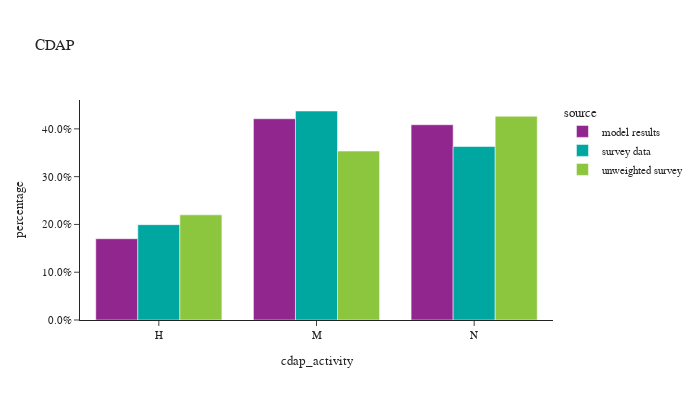

The notebook cell this image was saved under:
### Markdown cell above
- **Mandatory**: the person engages in travel to at least one out-of-home mandatory activity - work, university, or school. The mandatory pattern may also include non-mandatory activities such as separate home-based tours or intermediate stops on mandatory tours.
- **Non-mandatory**: the person engages in only maintenance and discretionary tours, which, by definition, do not contain mandatory activities.
- **Home**: the person does not travel outside the home.

### Code cell
df_plot = per_data.groupby(['source','cdap_activity'])['person_weight'].sum().reset_index()
df_plot['percentage'] = df_plot.groupby(['source'], group_keys=False)['person_weight'].\
            apply(lambda x: x / float(x.sum()))

# df_plot
fig = px.bar(df_plot, x="cdap_activity", y="percentage", barmode="group",color="source",
            title="CDAP")
# fig.for_each_annotation(lambda a: a.update(text = a.text.split("=")[-1]))
fig.update_layout(height=400, width=700, yaxis=dict(tickformat=".1%"))
fig.show()

### Figure 1 — Plotly figure (JSON) as saved in the notebook; plotly's stock layout.template omitted (floating-point values rounded to 4 significant figures)
{"data": [{"alignmentgroup": "True", "hovertemplate": "source=model results<br>cdap_activity=%{x}<br>percentage=%{y}<extra></extra>", "legendgroup": "model results", "marker": {"color": "#91268F", "pattern": {"shape": ""}}, "name": "model results", "offsetgroup": "model results", "orientation": "v", "showlegend": true, "textposition": "auto", "type": "bar", "x": ["H", "M", "N"], "xaxis": "x", "y": [0.1701, 0.4212, 0.4087], "yaxis": "y"}, {"alignmentgroup": "True", "hovertemplate": "source=survey data<br>cdap_activity=%{x}<br>percentage=%{y}<extra></extra>", "legendgroup": "survey data", "marker": {"color": "#00A7A0", "pattern": {"shape": ""}}, "name": "survey data", "offsetgroup": "survey data", "orientation": "v", "showlegend": true, "textposition": "auto", "type": "bar", "x": ["H", "M", "N"], "xaxis": "x", "y": [0.1995, 0.4374, 0.3631], "yaxis": "y"}, {"alignmentgroup": "True", "hovertemplate": "source=unweighted survey<br>cdap_activity=%{x}<br>percentage=%{y}<extra></extra>", "legendgroup": "unweighted survey", "marker": {"color": "#8CC63E", "pattern": {"shape": ""}}, "name": "unweighted survey", "offsetgroup": "unweighted survey", "orientation": "v", "showlegend": true, "textposition": "auto", "type": "bar", "x": ["H", "M", "N"], "xaxis": "x", "y": [0.22, 0.3535, 0.4264], "yaxis": "y"}], "layout": {"barmode": "group", "height": 400, "legend": {"title": {"text": "source"}, "tracegroupgap": 0}, "title": {"text": "CDAP"}, "width": 700, "xaxis": {"anchor": "y", "domain": [0.0, 1.0], "title": {"text": "cdap_activity"}}, "yaxis": {"anchor": "x", "domain": [0.0, 1.0], "tickformat": ".1%", "title": {"text": "percentage"}}}}
